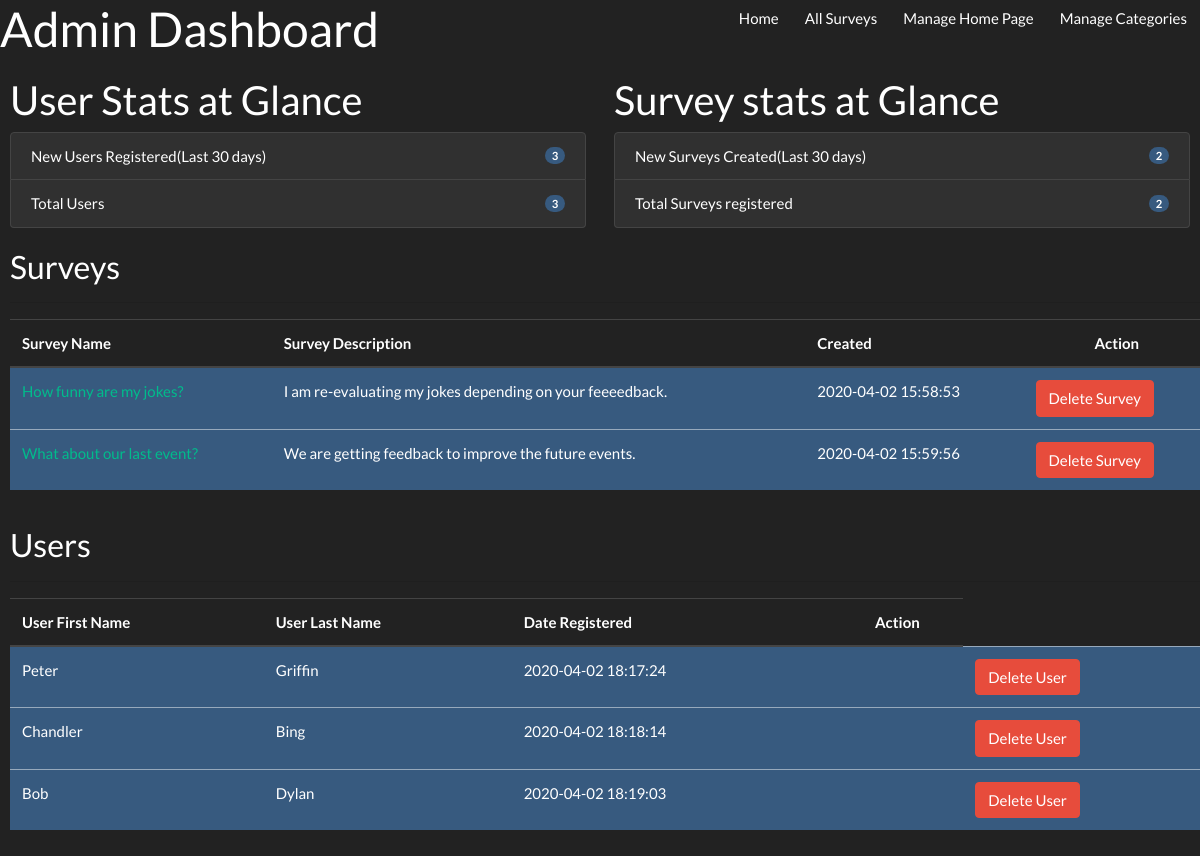
The app's page /adminDashboard.php with its own data.
### tables this page shows
CREATE TABLE `surveys` (
  `id` int(255) NOT NULL,
  `title` varchar(255) NOT NULL,
  `description` varchar(255) NOT NULL,
  `user_id` int(255) NOT NULL,
  `category_id` int(255) NOT NULL,
  `created_date` timestamp NOT NULL DEFAULT current_timestamp()
);

CREATE TABLE `users` (
  `id` int(255) NOT NULL,
  `fname` varchar(255) NOT NULL,
  `lname` varchar(255) NOT NULL,
  `email` varchar(255) NOT NULL,
  `password` varchar(255) NOT NULL,
  `isAdmin` tinyint(1) NOT NULL,
  `reg_date` timestamp NOT NULL DEFAULT current_timestamp()
);

### Survey.php (called while the page is built, shortened)
<?php
class Survey {
   public function listAllSurveys($dbcon){
        $sql = "SELECT * FROM surveys";
        $pdostm = $dbcon->prepare($sql);
        $pdostm->execute();
        $surveys = $pdostm->fetchAll(PDO::FETCH_OBJ);
        return $surveys;
    }
    public function countSurveys($dbcon){
        $sql = "SELECT COUNT(id) as total FROM surveys";
        $pdostm = $dbcon->prepare($sql);
        $pdostm->execute();
        $surveys = $pdostm->fetchAll(\PDO::FETCH_OBJ);
        return $surveys;
    }
    public function countSurveys30($dbcon){
        $sql = "SELECT COUNT(id) as total30days FROM `surveys` WHERE DATE(created_date) >= DATE(NOW()) - INTERVAL 30 DAY";
        $pdostm = $dbcon->prepare($sql);
        $pdostm->execute();
        $surveys = $pdostm->fetchAll(\PDO::FETCH_OBJ);
        return $surveys;
    }
}
?>

### User.php (called while the page is built, shortened)
<?php
class User {
    public function listUsers($dbcon){
        $sql = "SELECT * FROM users";
        $pdostm = $dbcon->prepare($sql);
        $pdostm->execute();
        $users = $pdostm->fetchAll(\PDO::FETCH_OBJ);
        return $users;
    }
    public function countUsers($dbcon){
        $sql = "SELECT COUNT(id) as total FROM users";
        $pdostm = $dbcon->prepare($sql);
        $pdostm->execute();
        $users = $pdostm->fetchAll(\PDO::FETCH_OBJ);
        return $users;
    }
    public function countUsers30($dbcon){
        $sql = "SELECT COUNT(id) as total30days FROM `users` WHERE DATE(reg_date) >= DATE(NOW()) - INTERVAL 30 DAY";
        $pdostm = $dbcon->prepare($sql);
        $pdostm->execute();
        $users = $pdostm->fetchAll(\PDO::FETCH_OBJ);
        return $users;
    }
}
?>

### adminDashboard.php (the view, shortened to what this page needs)
<?php
require_once 'dbConnection.php';
require_once 'User.php';
require_once 'Survey.php';
    $dbcon = Database::getDb();
    $u = new User();
    $userscount = $u->countUsers($dbcon);
    $countU=$userscount[0]->total;
    $users30days = $u->countUsers30($dbcon);
    $users30dayscount=$users30days[0]->total30days;
  $dbcon = Database::getDb();
  $s = new Survey();
  $surveyscount = $s->countSurveys($dbcon);
  $countS=$surveyscount[0]->total;
  $surveys30days = $s->countSurveys30($dbcon);
  $surveys30dayscount=$surveys30days[0]->total30days;
  $allsurveys = $s->listAllSurveys($dbcon);
  $allusers = $u->listUsers($dbcon);
?>
<!DOCTYPE html>
<html lang="en">
<head>
  <link rel="stylesheet" href="https://stackpath.bootstrapcdn.com/bootswatch/4.4.1/darkly/bootstrap.min.css">
  <link rel="stylesheet" href="css/bootstrap.min.css">
  <link rel="stylesheet" href="css/adminDashboard.css">
</head>
<body>
<div>
    <header class="header text-center">
    <a style="float: right" href="listCategories.php" class="btn">Manage Categories</a></div>
    <a style="float: right" class="btn" href="manageHome.php" target="">Manage Home Page</a>
    <a style="float: right" class="btn" href="list.php" target="">All Surveys</a>
    <a style="float: right" class="btn" href="index.php" target="">Home</a>
  <main class="main">
    <h1>Admin Dashboard</h1>
    <aside class="right">
      <h2>Survey stats at Glance</h2>
      <ul class="list-group">
        <li class="list-group-item d-flex justify-content-between align-items-center">
          New Surveys Created(Last 30 days)
          <span class="badge badge-primary badge-pill"><?= $surveys30dayscount ?></span>
        </li>
        <li class="list-group-item d-flex justify-content-between align-items-center">
          Total Surveys registered
          <span class="badge badge-primary badge-pill"><?= $countS ?></span>
        </li>
      </ul>
    </aside>
    <aside class="left">
      <h2>User Stats at Glance</h2>
      <ul class="list-group">
        <li class="list-group-item d-flex justify-content-between align-items-center">
          New Users Registered(Last 30 days)
          <span class="badge badge-primary badge-pill"><?= $users30dayscount ?></span>
        </li>
        <li class="list-group-item d-flex justify-content-between align-items-center">
          Total Users
          <span class="badge badge-primary badge-pill"><?= $countU ?></span>
        </li>
    </aside>
    <div class="survey">
      <h3>Surveys</h3>
      <hr />
      <table class="table table-hover">
        <thead>
          <tr>
            <th scope="col">Survey Name</th>
            <th scope="col">Survey Description</th>
            <th scope="col">Created</th>
            <th colspan="1" scope="col" style="text-align:center;">Action</th>
          </tr>
        </thead>
        <tbody>
          <?php
            for ($i=0; $i<count($allsurveys); $i++ ){
              echo '<tr class="table-primary">';
              echo '<td scope="row"><a href="#">'.$allsurveys[$i]->title.'</a></td>';
              echo '<td scope="row">'.$allsurveys[$i]->description.'</td>';
              echo '<td scope="row">'.$allsurveys[$i]->created_date.'</td>';
              echo '<td scope="row">'. '<form action="adminDashboard.php" method="post" class="form-inline">
              <input type="hidden" name="id" value="'.$allsurveys[$i]->id.'">
              <input type="submit" class="button btn btn-danger" name="deleteSurvey" value="Delete Survey"  />
          </form></td>';
              echo '</tr>';
            }
          ?>
        </tbody>
      </table>
    </div >
    <div class="users">
      <h3>Users</h3>
      <hr />
      <table class="table table-hover">
          <thead>
            <tr>
              <th scope="col">User First Name</th>
              <th scope="col">User Last Name</th>
              <th scope="col">Date Registered</th>
              <th colspan="1" scope="col" style="text-align:center;">Action</th>
            </tr>
        </thead>
        <tbody>
        <?php
          for ($i=0; $i<count($allusers); $i++ ){
          echo '<tr class="table-primary">';
          echo '<td scope="row">'.$allusers[$i]->fname.'</td>';
          echo '<td scope="row">'.$allusers[$i]->lname.'</td>';
          echo '<td scope="row">'.$allusers[$i]->reg_date.'</td>';
          echo '<td scope="row">'. '<form action="" method="POST">';
          echo '<td scope="row">'. '<form action="adminDashboard.php" method="post" class="form-inline">
          <input type="hidden" name="uid" value="'.$allusers[$i]->id.'">
          <input type="submit" class="button btn btn-danger" name="deleteUser" value="Delete User" />
          </form></td>';
          echo '</tr>';
          }
        ?>
        </tbody>
      </table>
     </div>
  </main>
</body>
</html>

### css/adminDashboard.css (style rules this page uses)
.survey, .users { width: 100%; margin: 10px; display: inline-block; }
.table { width: 100% }
.right { width: 48%; margin: 10px; float: right; }
.left { float: left; width: 48%; margin: 10px; }
.survey { float: left; }
.users { float: left; }

### records on screen
surveys: title "How funny are my jokes?", description "I am re-evaluating my jokes depending on your feeeedback.", created_date "2020-04-02 15:58:53"
surveys: title "What about our last event?", description "We are getting feedback to improve the future events.", created_date "2020-04-02 15:59:56"
users: fname "Peter", lname "Griffin", reg_date "2020-04-02 18:17:24"
users: fname "Chandler", lname "Bing", reg_date "2020-04-02 18:18:14"
users: fname "Bob", lname "Dylan", reg_date "2020-04-02 18:19:03"

### other values on screen
$surveys30dayscount "2"
$countS "2"
$users30dayscount "3"
$countU "3"
